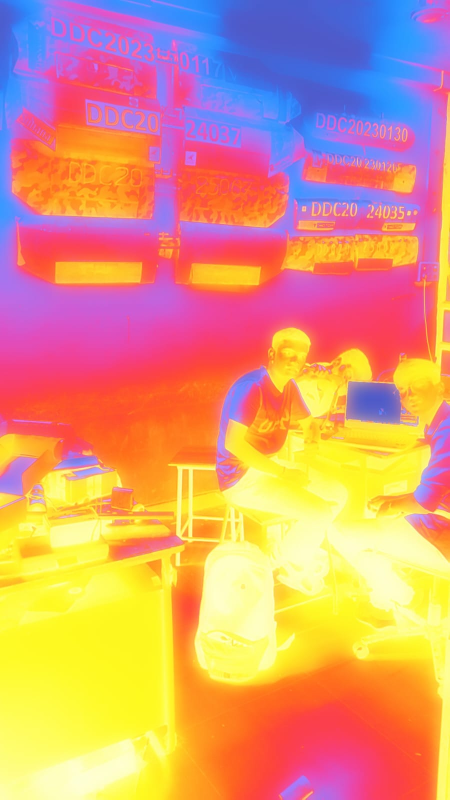
#> input picture camera fusion/thermal.jpg, 899 x 1599 px, found by its file name (shown at 1/2 size)
$ jupyter execute stitching.ipynb
#> lines starting #> are read from the running program, lines starting #| are printed output that depends on the picture
[cell 1]
import numpy as np
import cv2

[cell 2]
therm = cv2.imread(r"D:\git\learning-cv\camera fusion\thermal.jpg")
#> therm is the input picture: shape (1599, 899, 3); mean B, G, R 118.3, 153.7, 222.7
ir = cv2.imread(r"D:\git\learning-cv\camera fusion\infrared.jpg")
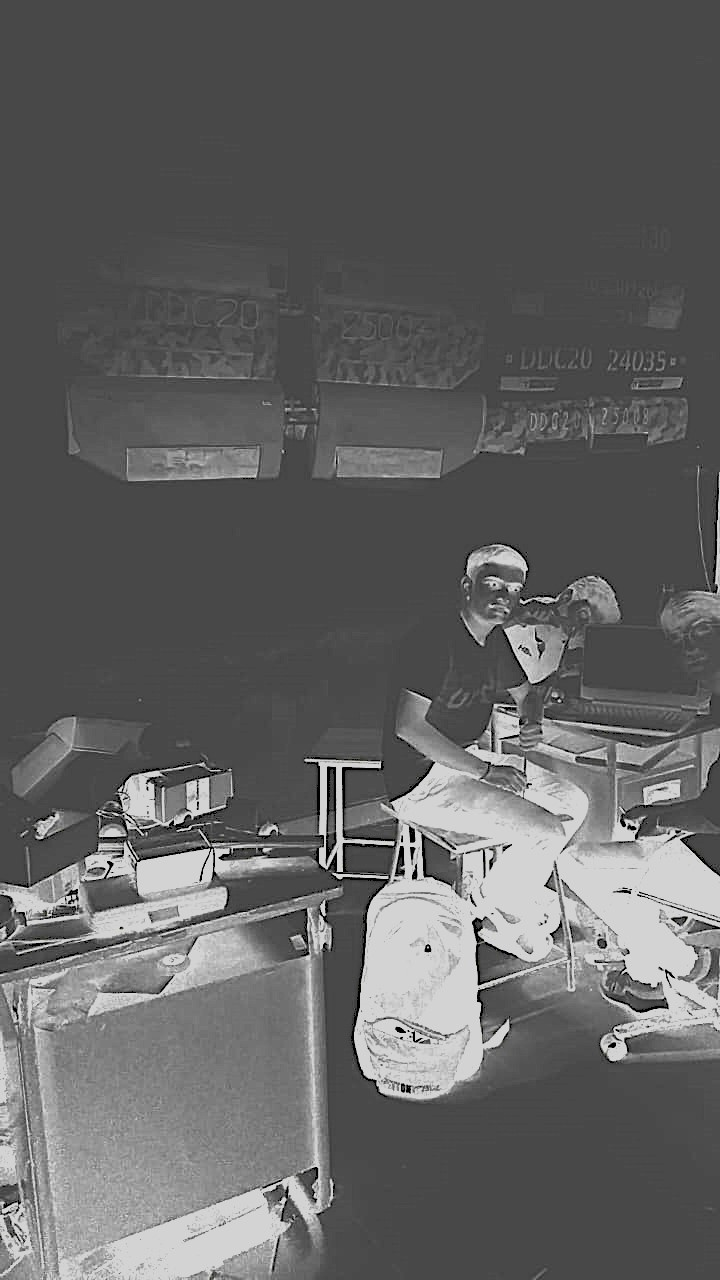
#> input picture camera fusion/infrared.jpg, 720 x 1280 px, found by its file name
#> ir is the input picture: shape (1280, 720, 3); mean B, G, R 97.9, 97.9, 97.9

[cell 3]
therm = cv2.resize(therm, (720, 480))
#> therm: shape (480, 720, 3)
ir = cv2.resize(ir, (720, 480))
#> ir: shape (480, 720, 3)

[cell 4]
thermGray = cv2.cvtColor(therm, cv2.COLOR_BGR2GRAY)
irGray = cv2.cvtColor(therm, cv2.COLOR_BGR2GRAY)

[cell 5]
print(ir)
#> (printed output is left out)

[cell 6]
fused = (ir + therm)
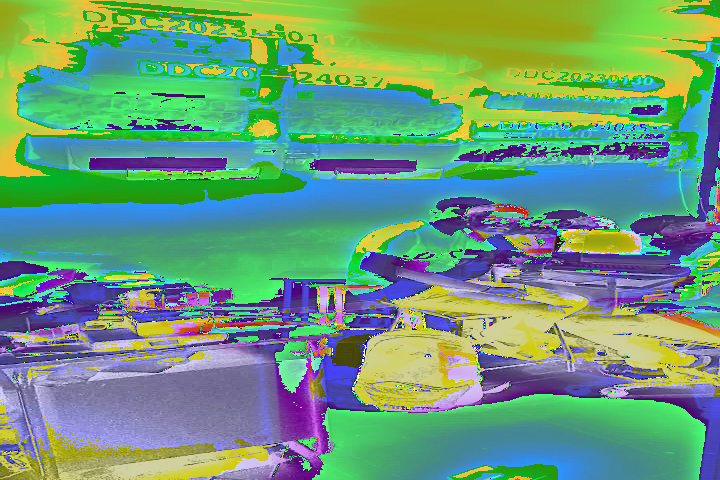
#> fused: shape (480, 720, 3); mean B, G, R 123.8, 155.2, 106.3

[cell 7]
cv2.imshow('fused', fused)

cv2.waitKey(0)

[cell 8]
orb = cv2.ORB_create(nfeatures=1000)

[cell 9]
kp1, des1 = orb.detectAndCompute(thermGray, None)
#> kp1 = 909 keypoints; strongest (x, y, size): (588, 222, 111.1), (588, 224, 92.6), (590, 224, 77.1), (591, 224, 64.3)
kp2, des2 = orb.detectAndCompute(irGray, None)
#> kp2 has the same summary as kp1

[cell 10]
bf = cv2.BFMatcher(cv2.NORM_HAMMING, crossCheck=True)
matches = bf.match(des1, des2)
#> matches = 909 matches

# Sort matches by distance (lower is better)
matches = sorted(matches, key=lambda x: x.distance)

[cell 11]
matched_img = cv2.drawMatches(therm, kp1, ir, kp2, matches[:50], None, flags=2)
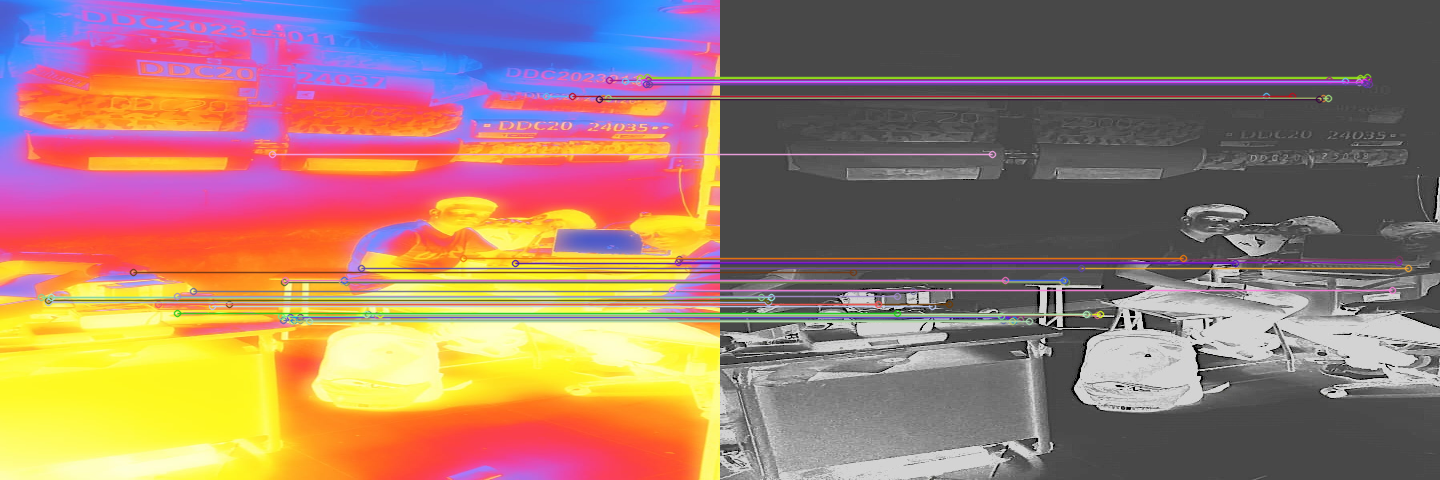
#> matched_img: shape (480, 1440, 3); mean B, G, R 110.2, 125.1, 160

# Show the result
cv2.imshow('fused', matched_img)
cv2.waitKey(0)

[cell 12]
# Get matched keypoints
src_pts = np.float32([kp1[m.queryIdx].pt for m in matches]).reshape(-1,1,2)
#> src_pts = 909 rows, first 8: [272, 154], [283, 320], [300, 317], [290, 317], [281, 316], [377, 315], [380, 314], [368, 314]
dst_pts = np.float32([kp2[m.trainIdx].pt for m in matches]).reshape(-1,1,2)
#> dst_pts has the same summary as src_pts

# Find homography matrix
H, mask = cv2.findHomography(src_pts, dst_pts, cv2.RANSAC, 5.0)
#> H = [[1, -9.01e-16, 4.44e-13], [4.37e-16, 1, 1e-13], [6.42e-18, 6.84e-18, 1]]; mask = 909 values from 1 to 1

# Warp one image onto the other
height, width = irGray.shape
#> height = 480; width = 720
aligned_img1 = cv2.warpPerspective(thermGray, H, (width, height))

# Optional: Blend or overlay with img2
fused = cv2.addWeighted(aligned_img1, 0.5, irGray, 0.5, 0)

[cell 13]
# Step 7: Warp the IR (night vision) color image to align with the thermal image and fuse them
height, width, _ = therm.shape
warped_ir = cv2.warpPerspective(ir, H, (width, height))

# Fuse the aligned IR image with the thermal image
fused = cv2.addWeighted(warped_ir, 0.5, therm, 0.5, 0)

[cell 14]
import cv2
import numpy as np
import matplotlib.pyplot as plt

# Load original colored images for fusion
therm = cv2.imread(r'D:\git\learning-cv\camera fusion\thermal2.jpg')  # Thermal image in color (pseudo-colored or colormapped)
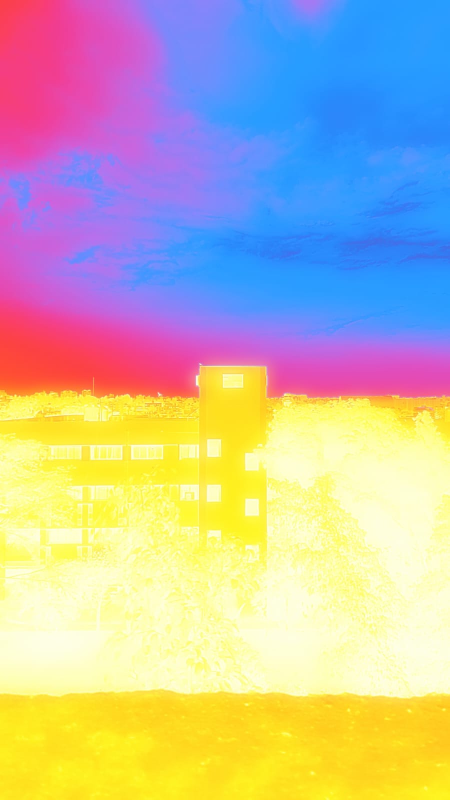
#> input picture camera fusion/thermal2.jpg, 899 x 1599 px, found by its file name (shown at 1/2 size)
#> therm is the input picture: shape (1599, 899, 3); mean B, G, R 170.7, 183.6, 193.9
ir = cv2.imread(r'D:\git\learning-cv\camera fusion\infrared2.jpg')          # Night vision image in color
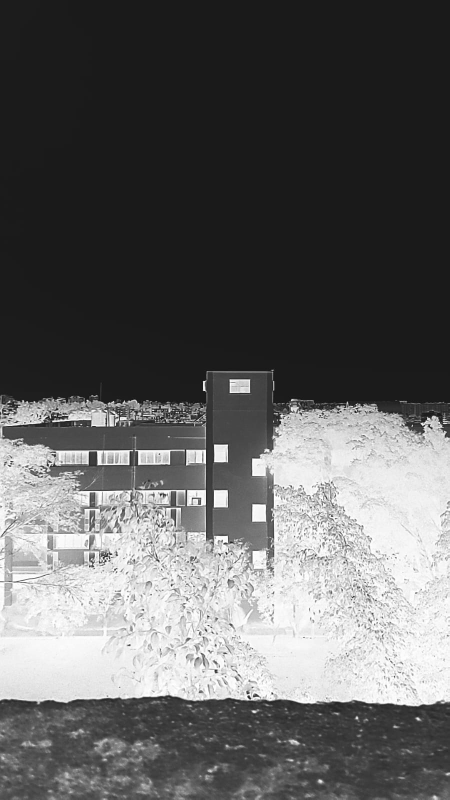
#> input picture camera fusion/infrared2.jpg, 899 x 1599 px, found by its file name (shown at 1/2 size)
#> ir is the input picture: shape (1599, 899, 3); min 0, max 255, mean 97.1

thermGray = cv2.imread(r'D:\git\learning-cv\camera fusion\thermal2.jpg', cv2.IMREAD_GRAYSCALE)  # Thermal image in color (pseudo-colored or colormapped)
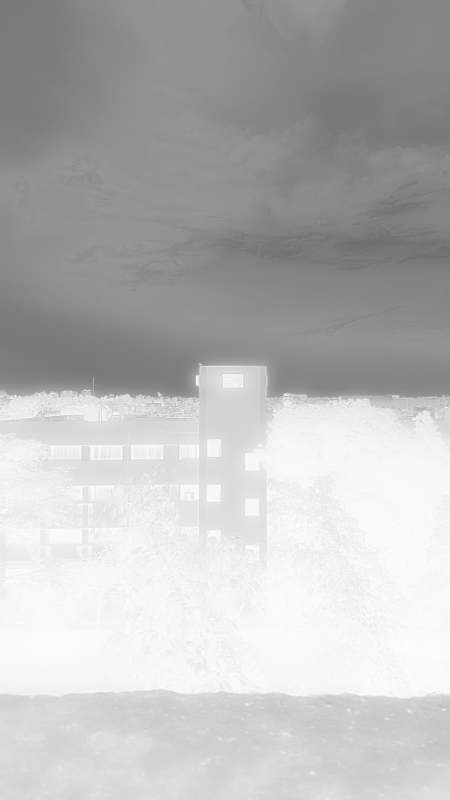
#> thermGray: shape (1599, 899) (shown at 1/2 size); min 107, max 255, mean 185.3
irGray = cv2.imread(r'D:\git\learning-cv\camera fusion\infrared2.jpg', cv2.IMREAD_GRAYSCALE)
#> irGray: shape (1599, 899); min 0, max 255, mean 97.1

# Resize
w, h = 450, 800
therm = cv2.resize(therm, (w, h))
#> therm: shape (800, 450, 3)
ir = cv2.resize(ir, (w, h))
#> ir: shape (800, 450, 3)
thermGray = cv2.resize(therm, (w, h))
irGray = cv2.resize(ir, (w, h))


# Step 1: Initialize SIFT detector
sift = cv2.SIFT_create()

# Step 2: Detect keypoints and descriptors
kp1, des1 = sift.detectAndCompute(irGray, None)
#> kp1 = 1321 keypoints; strongest (x, y, size): (204, 389, 2.1), (216, 671, 2.3), (204, 382, 1.9), (249, 697, 1.9)
kp2, des2 = sift.detectAndCompute(thermGray, None)
#> kp2 = 41 keypoints; strongest (x, y, size): (197, 377, 2.1), (197, 384, 2.6), (230, 381, 30.1), (154, 367, 52.8)

# Step 3: Match descriptors using Brute-Force with L2 norm
bf = cv2.BFMatcher(cv2.NORM_L2, crossCheck=True)
matches = bf.match(des1, des2)
#> matches = 30 matches
matches = sorted(matches, key=lambda x: x.distance)

# Step 4: Extract matched points
src_pts = np.float32([kp1[m.queryIdx].pt for m in matches]).reshape(-1, 1, 2)
#> src_pts = 30 rows, first 8: [357, 718.2], [219.9, 694.2], [385.1, 737.5], [434.1, 417.1], [134, 699.1], [320.5, 700.6], [390.2, 412.5], [254, 711.9]
dst_pts = np.float32([kp2[m.trainIdx].pt for m in matches]).reshape(-1, 1, 2)
#> dst_pts = 30 rows, first 8: [348.8, 710.3], [84.9, 406.9], [348.8, 710.3], [425, 411.9], [133.1, 395], [149, 399.5], [171.2, 396.7], [246.6, 704.7]

# Step 5: Compute Homography matrix using RANSAC
H, mask = cv2.findHomography(src_pts, dst_pts, cv2.RANSAC, 5.0)
#> H = [[1.04, -0.00235, -10.99], [0.0313, 1.01, -11.32], [7.41e-05, 3.82e-08, 1]]; mask = 30 values, max 1 at index 0, min 0 at index 1, mean 0.267

# Step 6: Warp the IR (night vision) color image to align with the thermal image
height, width, _ = therm.shape
#> height = 800; width = 450
warped_ir = cv2.warpPerspective(ir, H, (width, height))

# Step 7: Fuse the aligned IR image with the thermal image
fused = cv2.addWeighted(warped_ir, 0.5, therm, 0.5, 0)
#> fused: shape (800, 450, 3)

# Step 8: Display the result
plt.figure(figsize=(10, 5))
plt.imshow(cv2.cvtColor(fused, cv2.COLOR_BGR2RGB))
plt.title("Fused Thermal + Night Vision Image using SIFT")
plt.axis('off')
plt.show()

[cell 15]
therm = cv2.putText(therm, 'THERMAL', (20, 40), cv2.FONT_HERSHEY_SIMPLEX, 1, (0, 255, 0), 2)
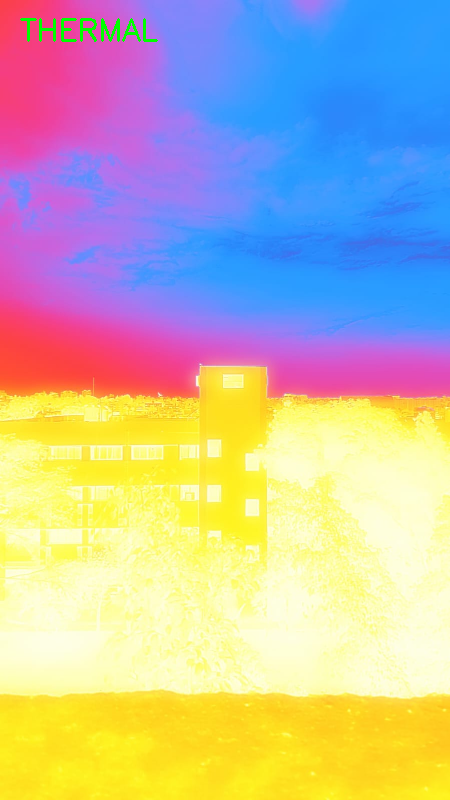
#> therm: shape (800, 450, 3); mean B, G, R 170.1, 184.1, 193.1
ir = cv2.putText(ir, 'INFRA RED', (20, 40), cv2.FONT_HERSHEY_SIMPLEX, 1, (0, 255, 0), 2)
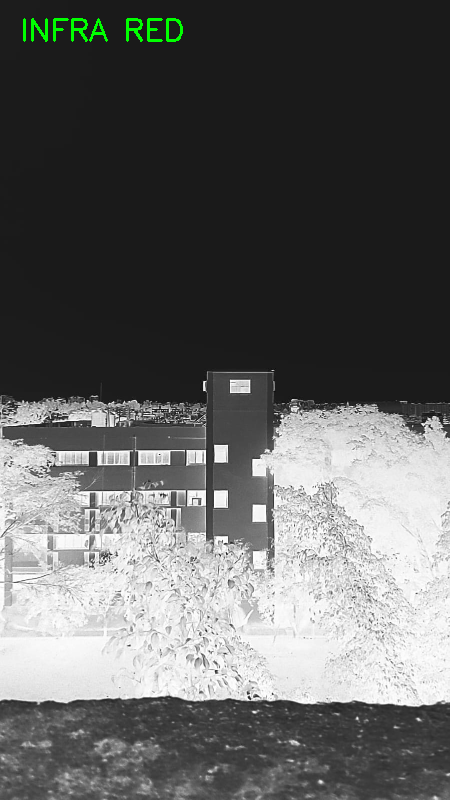
#> ir: shape (800, 450, 3); mean B, G, R 96.9, 97.9, 96.9
fused = cv2.putText(fused, 'FUSED IMAGE', (20, 40), cv2.FONT_HERSHEY_SIMPLEX, 1, (0, 255, 0), 2)
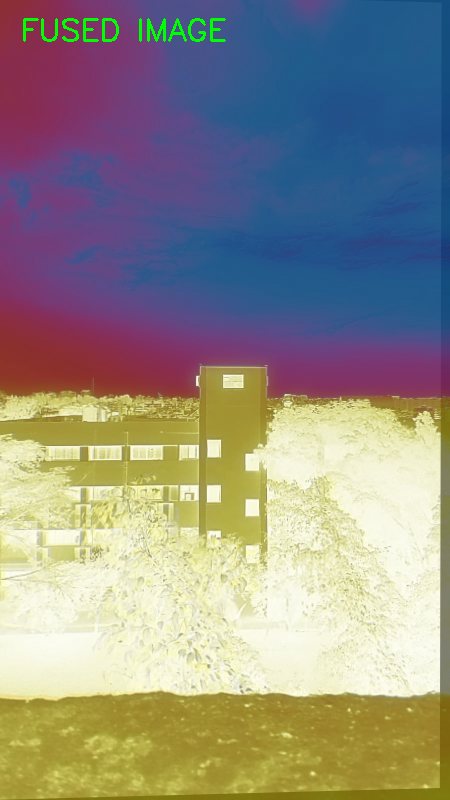
#> fused: shape (800, 450, 3); mean B, G, R 132, 139.8, 143.6
combined = np.hstack((therm, ir, fused))
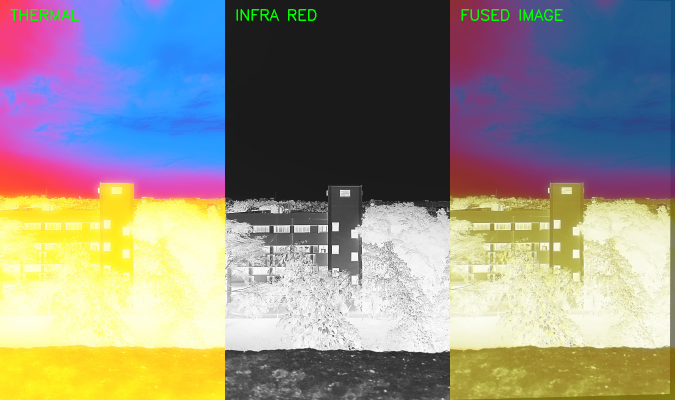
#> combined: shape (800, 1350, 3) (shown at 1/2 size); mean B, G, R 133, 140.6, 144.6

cv2.imshow('COMBINED OUTPUT', combined)
cv2.waitKey(0)

[cell 16]
cv2.imwrite('output2.jpg', combined)
#> Out = True
